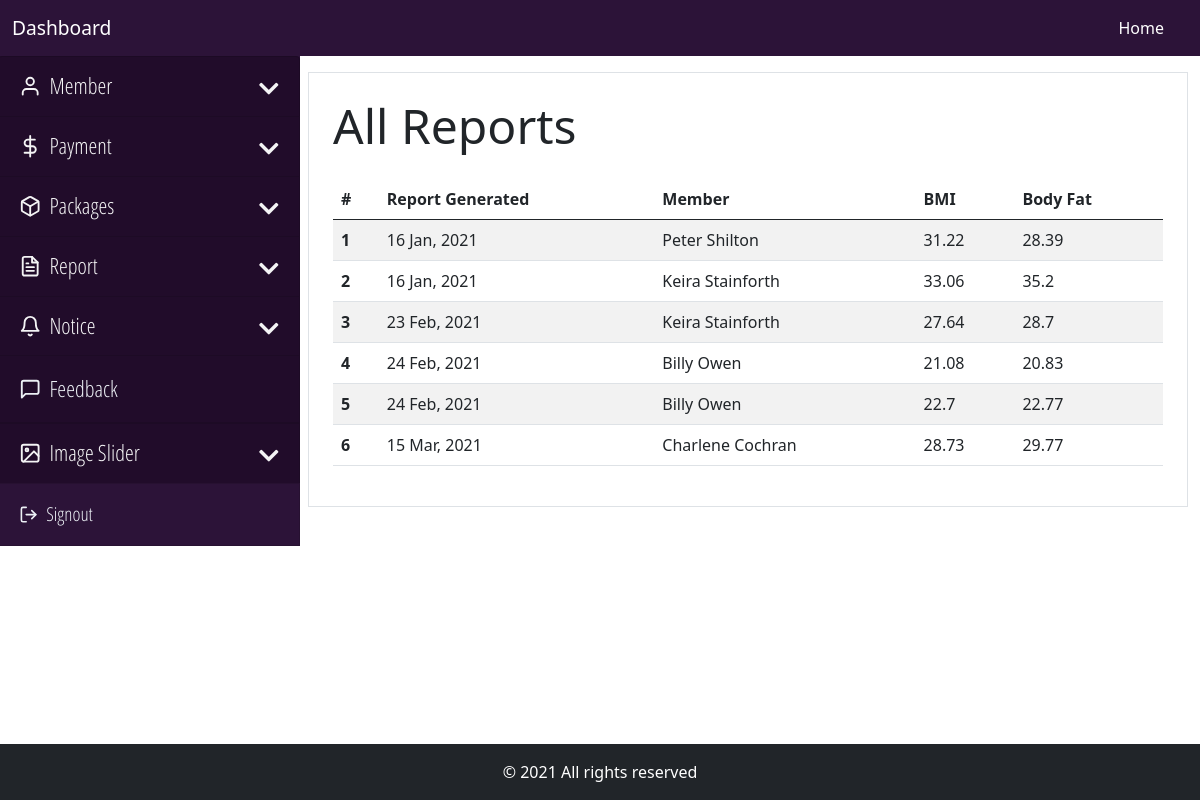
The app's page /backend/report/view-reports-all.php (signed in) with its own data.
### tables this page shows
CREATE TABLE `report` (
  `report_id` int(11) NOT NULL,
  `report_member_id` int(11) NOT NULL,
  `report_height` float NOT NULL,
  `report_weight` float NOT NULL,
  `report_waist` float NOT NULL,
  `report_bmi` float NOT NULL,
  `report_body_fat` float NOT NULL,
  `report_generated` timestamp NOT NULL DEFAULT current_timestamp()
);

CREATE TABLE `member` (
  `member_id` int(11) NOT NULL,
  `member_name` varchar(60) NOT NULL,
  `member_gender` enum('male','female','others') DEFAULT NULL,
  `member_dob` varchar(25) DEFAULT NULL,
  `member_address` varchar(255) DEFAULT NULL,
  `member_package` varchar(20) NOT NULL,
  `member_mobile` varchar(11) DEFAULT NULL,
  `member_photo` varchar(255) DEFAULT NULL,
  `member_status` enum('0','1','2') NOT NULL DEFAULT '0' COMMENT '0 = pending, 1 = Active, 2 = banned',
  `member_user_id` int(11) NOT NULL,
  `member_joined_at` timestamp NOT NULL DEFAULT current_timestamp()
);

### core/main.php (called while the page is built, shortened)
<?php
    class Main
    {
        private $host = "localhost";
        private $user = "root";
        private $pass ="";
        private $database = "gym_manager";
        private function dbConnect()
        {
            try
            {
                $this->conn = new PDO('mysql:host='.$this->host.';dbname='.$this->database, $this->user, $this->pass);
            }
            catch(PDOException $Exception)
            {
                $this->errmsg = $Exception->getMessage();
            }
        }
    }
?>

### core/dashboard.php (called while the page is built, shortened)
<?php
    require_once "main.php";
    class Dashboard extends Main
    {
        public function viewReport()
        {
            try
            {
                $this->sql = $this->conn->prepare("SELECT report.*, member.member_name FROM report LEFT JOIN member ON report.report_member_id = member.member_id");
                $this->sql->execute();
                if($this->sql->rowCount() > 0)
                {
                    $data = $this->sql->fetchAll(PDO::FETCH_OBJ);
                    return $data;
                }
                else
                {
                    return false;
                }
            }
            catch(PDOException $Exception)
            {
                $this->errmsg = $Exception->getMessage();
                $_SESSION['error'] = "Unexpected Error Occured. Please try again Later.<br> Error: ".$this->errmsg;
                return false;
            }
        }
    }
?>

### backend/report/view-reports-all.php (the view, shortened to what this page needs)
<?php
    require_once "../../core/dashboard.php";
    require_once "../inc/be-header.php";
    if(isset( $_SESSION['role']) &&  $_SESSION['role'] == 'admin' )
    {
      require_once "../inc/be-nav-admin.php";
    }
    else
    {
      require_once "../inc/be-nav-user.php";
    }
?>
<div class="container-fluid overflow-hidden mb-5">
    <div class="row gx-2 mt-3">
    <?php
        if(isset( $_SESSION['role']) &&  $_SESSION['role'] == 'admin' )
        {
          require_once "../inc/be-sidenav-admin.php";
        }
        else
        {
          require_once "../inc/be-sidenav-user.php";
        }
    ?>
        <div class="col-md-9">
            <div class="border p-4">
                <h2 class="display-5 mb-4">All Reports</h2>
                <table class="table table-striped">
                    <thead>
                        <tr>
                            <th scope="col">#</th>
                            <th scope="col">Report Generated</th>
                            <th scope="col">Member</th>
                            <th scope="col">BMI</th>
                            <th scope="col">Body Fat</th>
                        </tr>
                    </thead>
                    <tbody>
                        <?php
                            $report = new Dashboard;
                            $result = $report->viewReport();
                            if($result != false)
                            {
                                foreach($result as $data)
                                {
                                    $r_date = date("d M, Y", strtotime($data->report_generated));
                        ?>
                            <tr>
                                <th scope="row"><?=$data->report_id?></th>
                                <td><?=$r_date;?></td>
                                <td><?=$data->member_name;?></td>
                                <td><?=$data->report_bmi?></td>
                                <td><?=$data->report_body_fat?></td>
                            </tr>
                        <?php
                                }
                            }
                            else
                            {
                        ?>
                            <tr>
                                <td colspan="4">No Data Found</td>
                            </tr>
                        <?php
                            }
                        ?>
                    </tbody>
                </table>
            </div>
        </div>
    </div>
</div>
<?php
    require_once "../inc/be-footer.php";
?>

### records on screen
report: report_id "1", report_generated "16 Jan, 2021", member.member_name "Peter Shilton", report_bmi "31.22", report_body_fat "28.39"
report: report_id "2", report_generated "16 Jan, 2021", member.member_name "Keira Stainforth", report_bmi "33.06", report_body_fat "35.2"
report: report_id "3", report_generated "23 Feb, 2021", member.member_name "Keira Stainforth", report_bmi "27.64", report_body_fat "28.7"
report: report_id "4", report_generated "24 Feb, 2021", member.member_name "Billy Owen", report_bmi "21.08", report_body_fat "20.83"
report: report_id "5", report_generated "24 Feb, 2021", member.member_name "Billy Owen", report_bmi "22.7", report_body_fat "22.77"
report: report_id "6", report_generated "15 Mar, 2021", member.member_name "Charlene Cochran", report_bmi "28.73", report_body_fat "29.77"
